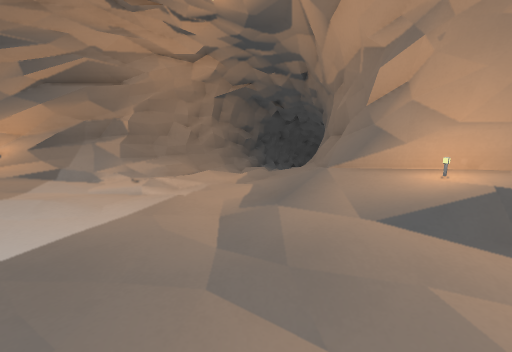
[1] (above)

18 first-person views from a walk through a 3-D level made in the Godot game engine. The camera is 1.2 m above the floor, tilts 10° down and sees 90° across. The floor is counted in squares, 0.88 m on a side. Each view is taken from the middle of a square. On the plan, view 1 faces up. The plan holds only what a view shows up to about 13 squares ahead; the rest is blank. The place goes on beyond the plan.

[2]
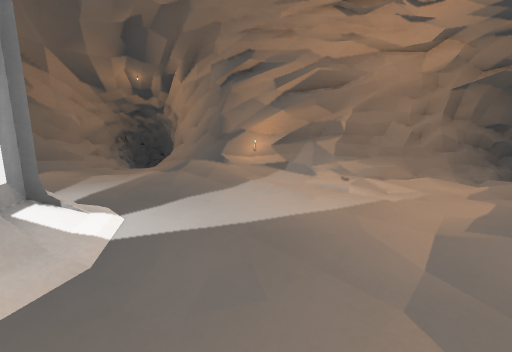

[3]
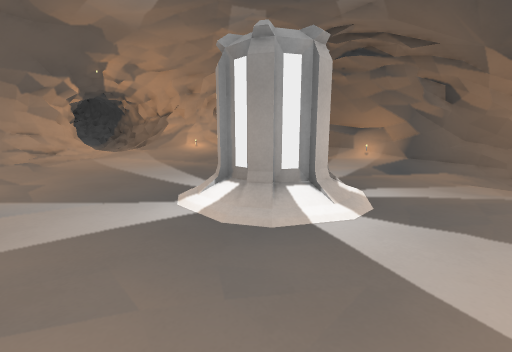

[4]
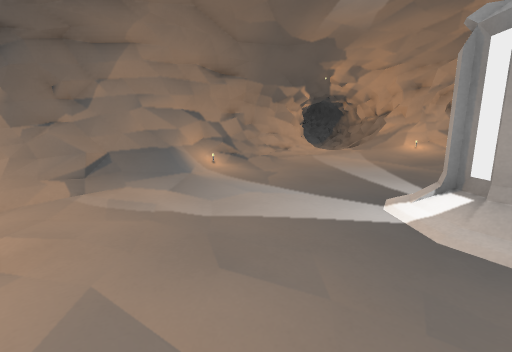

[5]
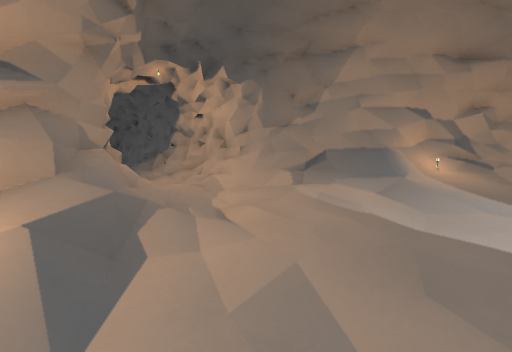

[6]
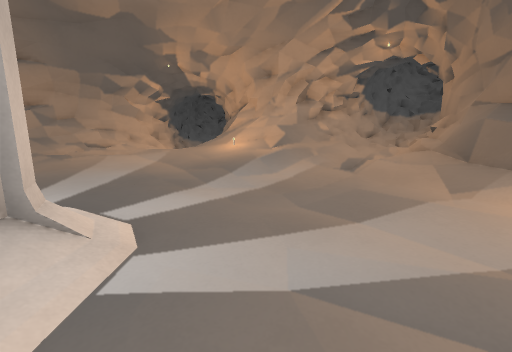

[7]
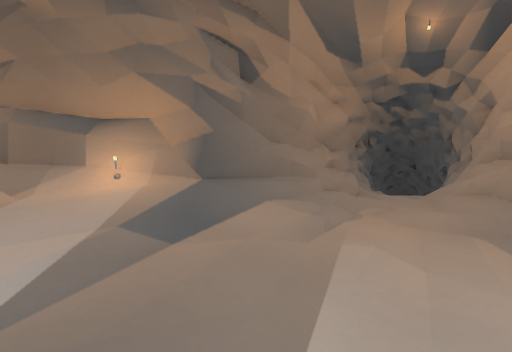

[8]
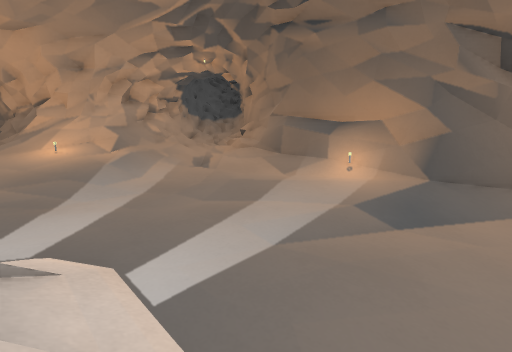

[9]
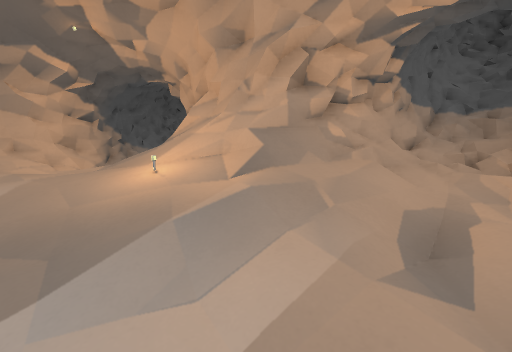

[10]
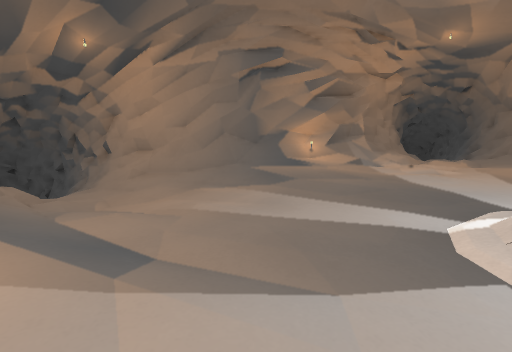

[11]
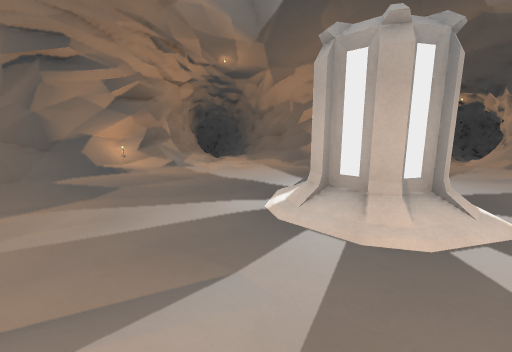

[12]
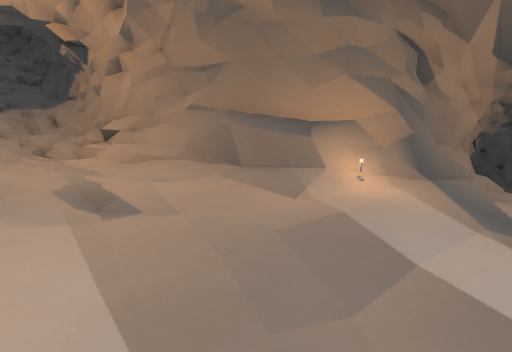

[13]
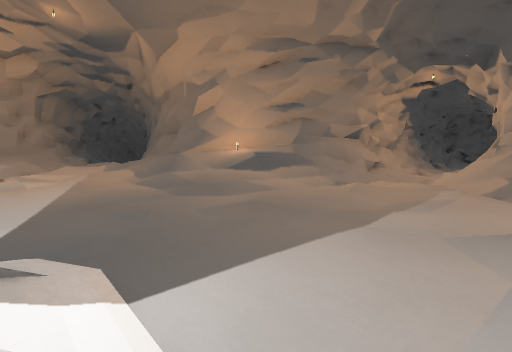

[14]
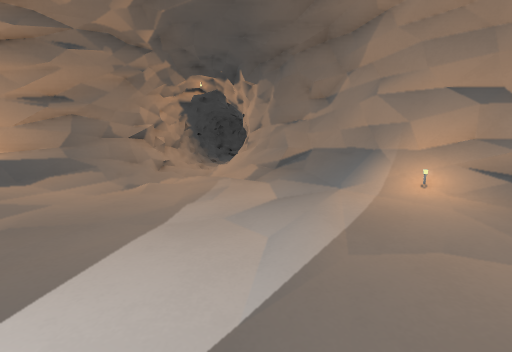

[15]
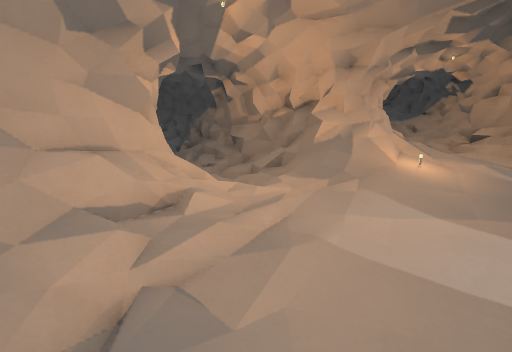

[16]
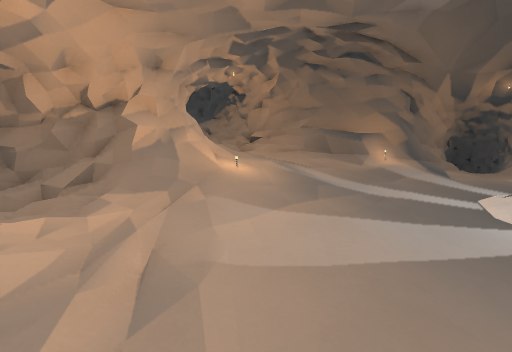

[17]
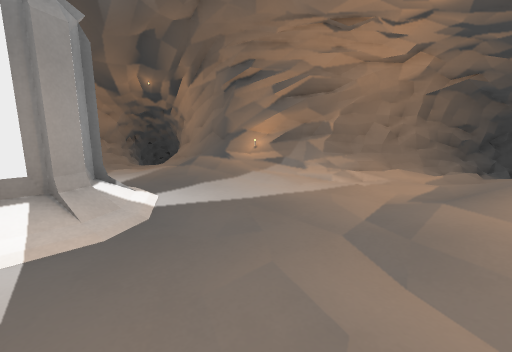

[18]
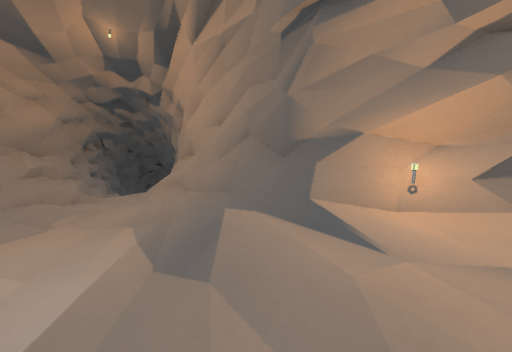

### Floor plan
Key: @ floor where view 1 was taken; # wall or solid block; . main floor; : floor 0.25 m higher than the main floor; - floor 0.25 m lower than the main floor; + floor 0.5 m higher than the main floor; _ floor 0.5 m lower than the main floor; * floor 0.75 m higher than the main floor; < floor 0.75 m lower than the main floor; ( floor 1 m lower than the main floor; / step, stairs or slope; = window, fence, low wall or low ledge; ^ raised ledge; B battery.
Columns run from 20 left of view 1 to 9 right of it. Each row starts with its distance up from view 1.
 13                    ##
 12                    ##_
 11                   ##/- #
 10                 ###//-##
  9 #####          ##=/../=#
  8 # ==####    #####////.##
  7 # # //=######//::..../##
  6  ##(//////=//:::...../=#
  5   ##/<</--//:::....../##
  4    ##//__--........./:+##
  3     #=_/_---.........://##
  2     ##/-----..........://##
  1      ##/--.....BB.......//####
  0       ##//....BBBB..@.....//
 -1       ##::....BBBB........----
 -2       ##/:....BBBB.......//###
 -3        ^/::....BB.......//###
 -4        ^/::..........:.://#
 -5       ##+:::.........://=##
 -6       ##+/::/::::...::/###
 -7       #/+//++:::::::://##
 -8      ##/+/**+/+::::::=##
 -9      ##++*////*++:://##
-10      #///###///+++//##
-11      ########=//://##
-12             ###//###
-13              ##/:##

Where each view was taken, in squares from view 1:
view 1: 0 up, 0 right, facing up
view 2: 0 up, 0 right, facing up-left
view 3: 3 up, 0 right, facing down-left
view 4: 3 up, 0 right, facing down
view 5: 3 up, 0 right, facing down-right
view 6: 1 up, 8 left, facing down
view 7: 1 up, 7 left, facing left
view 8: 1 up, 6 left, facing down-left
view 9: 4 down, 9 left, facing down
view 10: 3 down, 9 left, facing up
view 11: 3 down, 10 left, facing up-right
view 12: 4 down, 7 left, facing left
view 13: 3 down, 3 left, facing up-right
view 14: 3 down, 3 left, facing right
view 15: 7 down, 0 right, facing down-left
view 16: 8 down, 0 right, facing left
view 17: 1 down, 1 right, facing up-left
view 18: 3 up, 6 left, facing up-left
